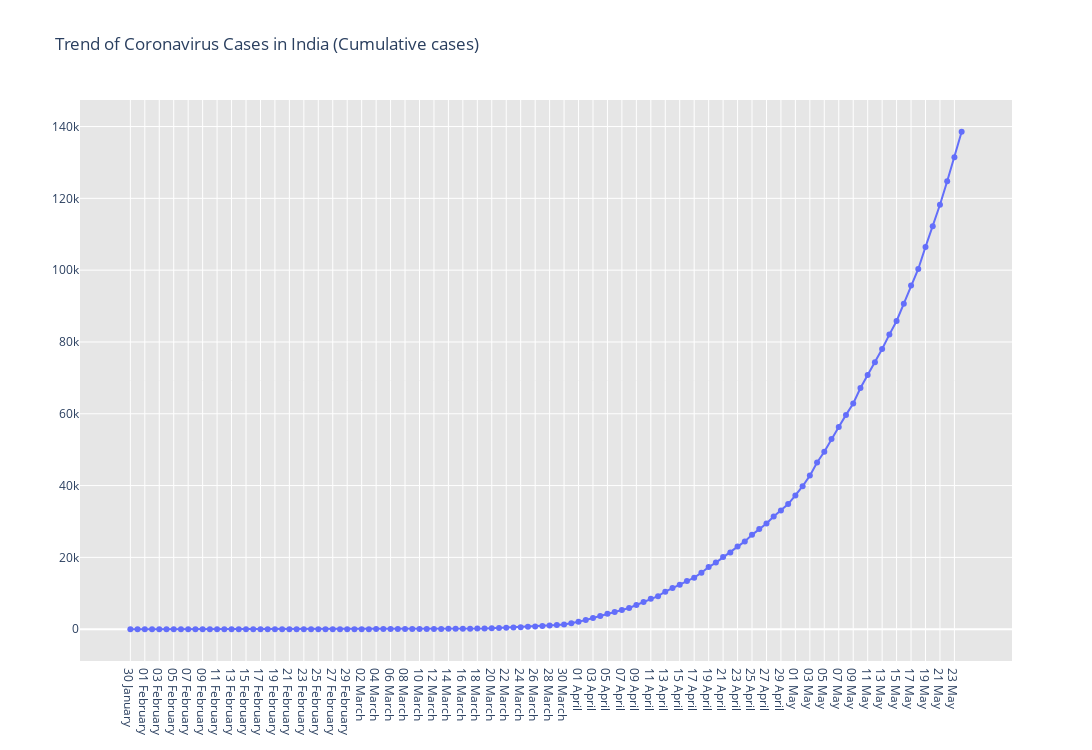
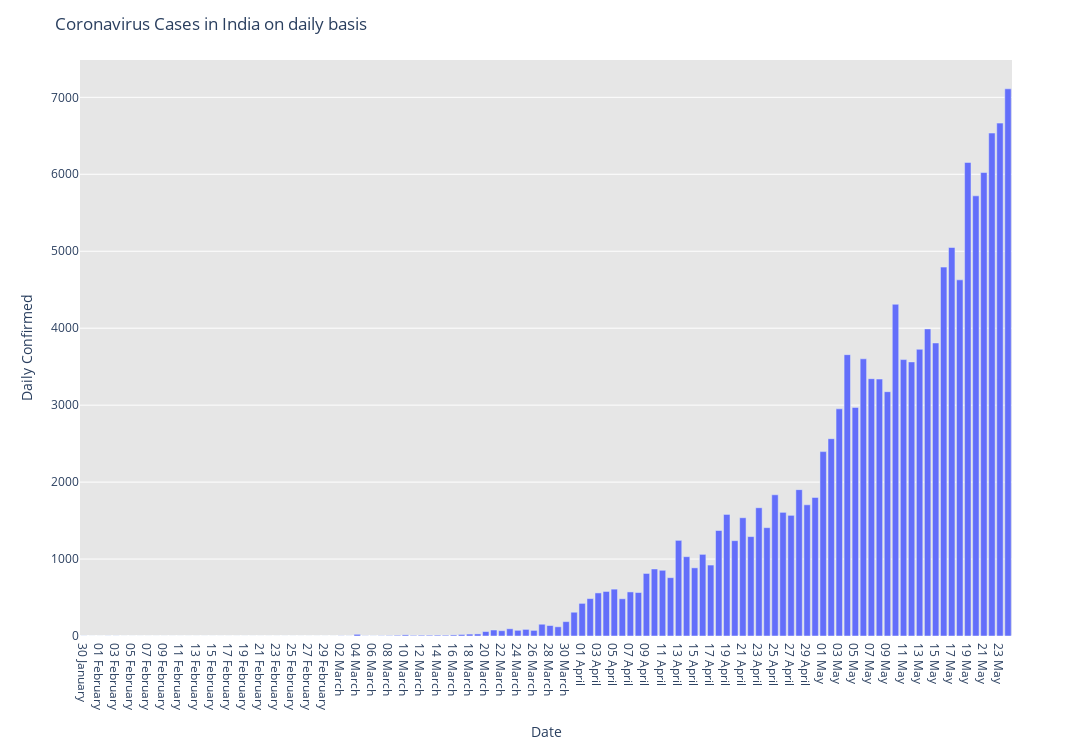

The code cell stored with these charts, in order, in its notebook:
### Code cell
# Learn how to create interactive graphs using plotly
# import plotly.graph_objects as go
# Rise of COVID-19 cases in India
fig = go.Figure()
fig.add_trace(go.Scatter(x=dbd_India['Date'], y = dbd_India['Total Confirmed'], mode='lines+markers',name='Total Cases'))
fig.update_layout(title_text='Trend of Coronavirus Cases in India (Cumulative cases)',plot_bgcolor='rgb(230, 230, 230)', height=750, width=1500)
fig.show()

# New COVID-19 cases reported daily in India

import plotly.express as px
fig = px.bar(dbd_India, x="Date", y="Daily Confirmed", barmode='group', height=750, width=1500)
fig.update_layout(title_text='Coronavirus Cases in India on daily basis',plot_bgcolor='rgb(230, 230, 230)')

fig.show()

### Figure 1 — Plotly figure (JSON) as saved in the notebook; plotly's stock layout.template omitted (floating-point values rounded to 4 significant figures)
{"data": [{"mode": "lines+markers", "name": "Total Cases", "type": "scatter", "x": ["30 January ", "31 January ", "01 February ", "02 February ", "03 February ", "04 February ", "05 February ", "06 February ", "07 February ", "08 February ", "09 February ", "10 February ", "11 February ", "12 February ", "13 February ", "14 February ", "15 February ", "16 February ", "17 February ", "18 February ", "19 February ", "20 February ", "21 February ", "22 February ", "23 February ", "24 February ", "25 February ", "26 February ", "27 February ", "28 February ", "29 February ", "01 March ", "02 March ", "03 March ", "04 March ", "05 March ", "06 March ", "07 March ", "08 March ", "09 March ", "10 March ", "11 March ", "12 March ", "13 March ", "14 March ", "15 March ", "16 March ", "17 March ", "18 March ", "19 March ", "20 March ", "21 March ", "22 March ", "23 March ", "24 March ", "25 March ", "26 March ", "27 March ", "28 March ", "29 March ", "30 March ", "31 March ", "01 April ", "02 April ", "03 April ", "04 April ", "05 April ", "06 April ", "07 April ", "08 April ", "09 April ", "10 April ", "11 April ", "12 April ", "13 April ", "14 April ", "15 April ", "16 April ", "17 April ", "18 April ", "19 April ", "20 April ", "21 April ", "22 April ", "23 April ", "24 April ", "25 April ", "26 April ", "27 April ", "28 April ", "29 April ", "30 April ", "01 May ", "02 May ", "03 May ", "04 May ", "05 May ", "06 May ", "07 May ", "08 May ", "09 May ", "10 May ", "11 May ", "12 May ", "13 May ", "14 May ", "15 May ", "16 May ", "17 May ", "18 May ", "19 May ", "20 May ", "21 May ", "22 May ", "23 May ", "24 May "], "y": [1, 1, 1, 2, 3, 3, 3, 3, 3, 3, 3, 3, 3, 3, 3, 3, 3, 3, 3, 3, 3, 3, 3, 3, 3, 3, 3, 3, 3, 3, 3, 3, 5, 6, 28, 30, 31, 34, 39, 48, 63, 71, 81, 91, 102, 112, 126, 146, 171, 198, 256, 334, 403, 497, 571, 657, 730, 883, 1019, 1139, 1326, 1635, 2059, 2545, 3105, 3684, 4293, 4777, 5350, 5915, 6728, 7599, 8453, 9211, 10454, 11485, 12371, 13432, 14354, 15725, 17305, 18544, 20081, 21373, 23040, 24448, 26283, 27890, 29458, 31360, 33065, 34866, 37262, 39826, 42778, 46434, 49405, 53007, 56351, 59690, 62865, 67176, 70768, 74330, 78056, 82047, 85855, 90649, 95698, 100326, 106480, 112200, 118223, 124759, 131422, 138535]}], "layout": {"height": 750, "plot_bgcolor": "rgb(230, 230, 230)", "title": {"text": "Trend of Coronavirus Cases in India (Cumulative cases)"}, "width": 1500}}

### Figure 2 — Plotly figure (JSON) as saved in the notebook; plotly's stock layout.template omitted (floating-point values rounded to 4 significant figures)
{"data": [{"alignmentgroup": "True", "hovertemplate": "Date=%{x}<br>Daily Confirmed=%{y}<extra></extra>", "legendgroup": "", "marker": {"color": "#636efa"}, "name": "", "offsetgroup": "", "orientation": "v", "showlegend": false, "textposition": "auto", "type": "bar", "x": ["30 January ", "31 January ", "01 February ", "02 February ", "03 February ", "04 February ", "05 February ", "06 February ", "07 February ", "08 February ", "09 February ", "10 February ", "11 February ", "12 February ", "13 February ", "14 February ", "15 February ", "16 February ", "17 February ", "18 February ", "19 February ", "20 February ", "21 February ", "22 February ", "23 February ", "24 February ", "25 February ", "26 February ", "27 February ", "28 February ", "29 February ", "01 March ", "02 March ", "03 March ", "04 March ", "05 March ", "06 March ", "07 March ", "08 March ", "09 March ", "10 March ", "11 March ", "12 March ", "13 March ", "14 March ", "15 March ", "16 March ", "17 March ", "18 March ", "19 March ", "20 March ", "21 March ", "22 March ", "23 March ", "24 March ", "25 March ", "26 March ", "27 March ", "28 March ", "29 March ", "30 March ", "31 March ", "01 April ", "02 April ", "03 April ", "04 April ", "05 April ", "06 April ", "07 April ", "08 April ", "09 April ", "10 April ", "11 April ", "12 April ", "13 April ", "14 April ", "15 April ", "16 April ", "17 April ", "18 April ", "19 April ", "20 April ", "21 April ", "22 April ", "23 April ", "24 April ", "25 April ", "26 April ", "27 April ", "28 April ", "29 April ", "30 April ", "01 May ", "02 May ", "03 May ", "04 May ", "05 May ", "06 May ", "07 May ", "08 May ", "09 May ", "10 May ", "11 May ", "12 May ", "13 May ", "14 May ", "15 May ", "16 May ", "17 May ", "18 May ", "19 May ", "20 May ", "21 May ", "22 May ", "23 May ", "24 May "], "xaxis": "x", "y": [1, 0, 0, 1, 1, 0, 0, 0, 0, 0, 0, 0, 0, 0, 0, 0, 0, 0, 0, 0, 0, 0, 0, 0, 0, 0, 0, 0, 0, 0, 0, 0, 2, 1, 22, 2, 1, 3, 5, 9, 15, 8, 10, 10, 11, 10, 14, 20, 25, 27, 58, 78, 69, 94, 74, 86, 73, 153, 136, 120, 187, 309, 424, 486, 560, 579, 609, 484, 573, 565, 813, 871, 854, 758, 1243, 1031, 886, 1061, 922, 1371, 1580, 1239, 1537, 1292, 1667, 1408, 1835, 1607, 1568, 1902, 1705, 1801, 2396, 2564, 2952, 3656, 2971, 3602, 3344, 3339, 3175, 4311, 3592, 3562, 3726, 3991, 3808, 4794, 5049, 4628, 6154, 5720, 6023, 6536, 6665, 7111], "yaxis": "y"}], "layout": {"barmode": "group", "height": 750, "legend": {"tracegroupgap": 0}, "margin": {"t": 60}, "plot_bgcolor": "rgb(230, 230, 230)", "title": {"text": "Coronavirus Cases in India on daily basis"}, "width": 1500, "xaxis": {"anchor": "y", "domain": [0, 1], "title": {"text": "Date"}}, "yaxis": {"anchor": "x", "domain": [0, 1], "title": {"text": "Daily Confirmed"}}}}
